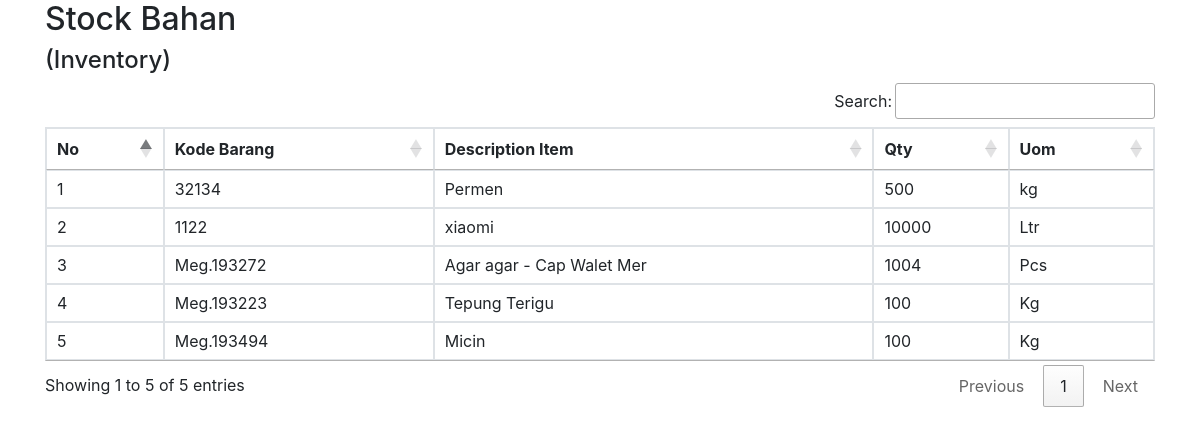
Page /admin/report.php (signed in) on the earlier database version.
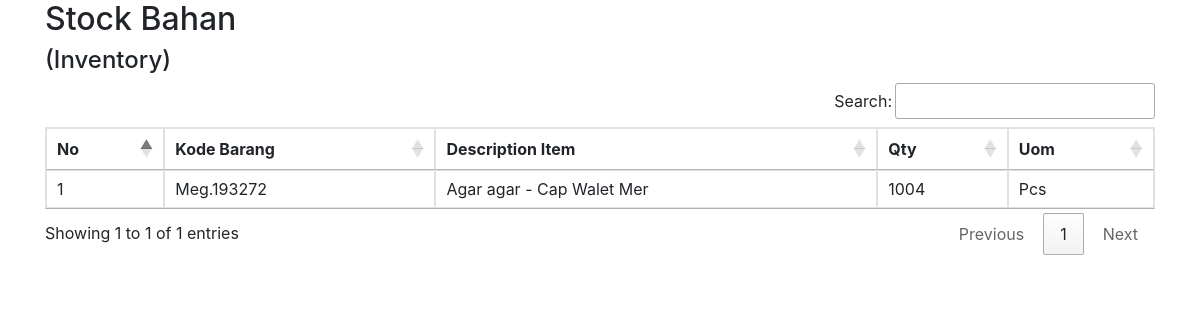
Same page on the later database version.
### tables this page shows
CREATE TABLE `stock` (
  `idbarang` int(11) NOT NULL,
  `namabarang` varchar(25) NOT NULL,
  `deskripsi` varchar(25) NOT NULL,
  `stock` int(11) NOT NULL,
  `kode_barang` varchar(20) NOT NULL,
  `satuan` varchar(10) NOT NULL
);

### admin/report.php (the view, shortened to what this page needs)
<?php
require '../function.php';
?>
<html>
<head>
    <link rel="stylesheet" href="https://maxcdn.bootstrapcdn.com/bootstrap/4.5.2/css/bootstrap.min.css">
    <link rel="stylesheet" type="text/css" href="https://cdn.datatables.net/1.10.19/css/jquery.dataTables.css">
    <link rel="stylesheet" type="text/css"
        href="https://cdn.datatables.net/buttons/1.6.5/css/buttons.dataTables.min.css">
    <link rel="stylesheet" type="text/css" href="https://cdn.datatables.net/1.10.19/css/jquery.dataTables.min.css">
</head>
<body>
    <div class="container">
        <h2>Stock Bahan</h2>
        <h4>(Inventory)</h4>
        <div class="data-tables datatable-dark">
            <table class="table table-bordered" id="mauexport" width="100%" cellspacing="0">
                <thead>
                    <tr>
                        <th>No</th>
                        <th>Kode Barang</th>
                        <th>Description Item</th>
                        <th>Qty</th>
                        <th>Uom</th>
                    </tr>
                </thead>
                <tbody>
                    <?php
                                        $ambilsemuadatastock = mysqli_query($conn,"select * from stock");
                                        $i = 1;
                                        while($data=mysqli_fetch_array($ambilsemuadatastock)){
                                            $namabarang = $data['namabarang'];
                                            $kode = $data['kode_barang'];
                                            $stock = $data['stock'];
                                            $satuan = $data['satuan'];
                                        ?>
                    <tr>
                        <td><?=$i++;?></td>
                        <td><?php echo $kode;?></td>
                        <td><?php echo $namabarang;?></td>
                        <td><?php echo $stock;?></td>
                        <td><?php echo $satuan;?></td>
                    </tr>
                    <?php
                                        };
                                        ?>
                </tbody>
            </table>
        </div>
    </div>
</body>
</html>

Differences in the rows shown:
removed stock: kode_barang "32134", namabarang "Permen", stock "500", satuan "kg"
removed stock: kode_barang "1122", namabarang "xiaomi", stock "10000", satuan "Ltr"
removed stock: kode_barang "Meg.193223", namabarang "Tepung Terigu", stock "100", satuan "Kg"
removed stock: kode_barang "Meg.193494", namabarang "Micin", stock "100", satuan "Kg"
Other differences:
text written by a page script: "Search: Showing 1 to 5 of 5 entries Previous 1 Next" → "Search: Showing 1 to 1 of 1 entries Previous 1 Next"
